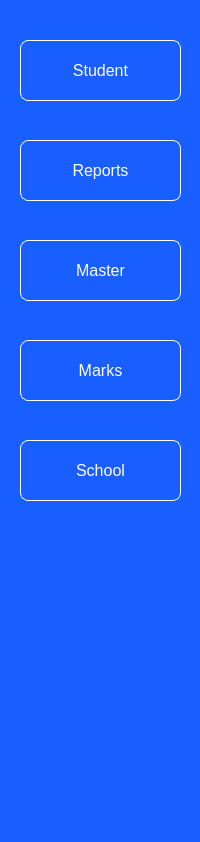
     <widget class="QWidget" name="side_bar_con" native="true">
      <property name="sizePolicy">
       <sizepolicy hsizetype="Preferred" vsizetype="Expanding">
        <horstretch>0</horstretch>
        <verstretch>0</verstretch>
       </sizepolicy>
      </property>
      <property name="minimumSize">
       <size>
        <width>200</width>
        <height>842</height>
       </size>
      </property>
      <property name="maximumSize">
       <size>
        <width>150</width>
        <height>16777215</height>
       </size>
      </property>
      <property name="font">
       <font>
        <pointsize>10</pointsize>
       </font>
      </property>
      <property name="styleSheet">
       <string notr="true">border-radius : 10;
background-color: rgb(25, 94, 255);
color: rgb(255, 255, 255);</string>
      </property>
      <widget class="QPushButton" name="student_page_btn">
       <property name="geometry">
        <rect>
         <x>20</x>
         <y>40</y>
         <width>161</width>
         <height>61</height>
        </rect>
       </property>
       <property name="font">
        <font>
         <pointsize>12</pointsize>
        </font>
       </property>
       <property name="styleSheet">
        <string notr="true">border-radius : 10;
background-color: transparent;
padding : 10;
border-radius : 8px;
border-color: rgb(0, 0, 0);
border: 1px solid white;</string>
       </property>
       <property name="text">
        <string>Student</string>
       </property>
       <property name="icon">
        <iconset>
         <normaloff>icons/students.jpg</normaloff>icons/students.jpg</iconset>
       </property>
       <property name="iconSize">
        <size>
         <width>50</width>
         <height>50</height>
        </size>
       </property>
      </widget>
      <widget class="QPushButton" name="reports_page_btn">
       <property name="geometry">
        <rect>
         <x>20</x>
         <y>140</y>
         <width>161</width>
         <height>61</height>
        </rect>
       </property>
       <property name="font">
        <font>
         <pointsize>12</pointsize>
        </font>
       </property>
       <property name="styleSheet">
        <string notr="true">border-radius : 10;
background-color: transparent;
padding : 10;
border-radius : 8px;
border-color: rgb(0, 0, 0);
border: 1px solid white;</string>
       </property>
       <property name="text">
        <string>Reports</string>
       </property>
       <property name="icon">
        <iconset>
         <normaloff>icons/reports.jpg</normaloff>icons/reports.jpg</iconset>
       </property>
       <property name="iconSize">
        <size>
         <width>50</width>
         <height>50</height>
        </size>
       </property>
      </widget>
      <widget class="QPushButton" name="master_page_btn">
       <property name="geometry">
        <rect>
         <x>20</x>
         <y>240</y>
         <width>161</width>
         <height>61</height>
        </rect>
       </property>
       <property name="font">
        <font>
         <pointsize>12</pointsize>
        </font>
       </property>
       <property name="styleSheet">
        <string notr="true">border-radius : 10;
background-color: transparent;
padding : 10;
border-radius : 8px;
border-color: rgb(0, 0, 0);
border: 1px solid white;</string>
       </property>
       <property name="text">
        <string>Master</string>
       </property>
       <property name="icon">
        <iconset>
         <normaloff>icons/master.png</normaloff>icons/master.png</iconset>
       </property>
       <property name="iconSize">
        <size>
         <width>50</width>
         <height>50</height>
        </size>
       </property>
      </widget>
      <widget class="QPushButton" name="marks_page_btn">
       <property name="geometry">
        <rect>
         <x>20</x>
         <y>340</y>
         <width>161</width>
         <height>61</height>
        </rect>
       </property>
       <property name="font">
        <font>
         <pointsize>12</pointsize>
        </font>
       </property>
       <property name="styleSheet">
        <string notr="true">border-radius : 10;
background-color: transparent;
padding : 10;
border-radius : 8px;
border-color: rgb(0, 0, 0);
border: 1px solid white;</string>
       </property>
       <property name="text">
        <string>Marks</string>
       </property>
       <property name="icon">
        <iconset>
         <normaloff>icons/marks.png</normaloff>icons/marks.png</iconset>
       </property>
       <property name="iconSize">
        <size>
         <width>50</width>
         <height>50</height>
        </size>
       </property>
      </widget>
      <widget class="QPushButton" name="school_page_btn">
       <property name="geometry">
        <rect>
         <x>20</x>
         <y>440</y>
         <width>161</width>
         <height>61</height>
        </rect>
       </property>
       <property name="font">
        <font>
         <pointsize>12</pointsize>
        </font>
       </property>
       <property name="styleSheet">
        <string notr="true">border-radius : 10;
background-color: transparent;
padding : 10;
border-radius : 8px;
border-color: rgb(0, 0, 0);
border: 1px solid white;</string>
       </property>
       <property name="text">
        <string>School</string>
       </property>
       <property name="icon">
        <iconset>
         <normalon>icons/setting.png</normalon>
        </iconset>
       </property>
       <property name="iconSize">
        <size>
         <width>50</width>
         <height>50</height>
        </size>
       </property>
      </widget>
     </widget>
